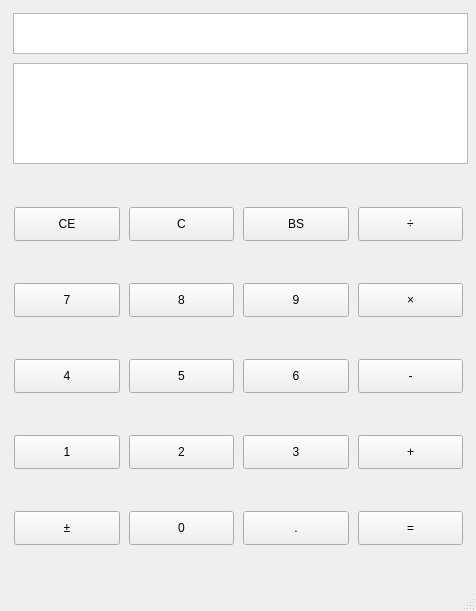
<?xml version="1.0" encoding="UTF-8"?>
<ui version="4.0">
 <class>MainWindow</class>
 <widget class="QMainWindow" name="MainWindow">
  <property name="geometry">
   <rect>
    <x>0</x>
    <y>0</y>
    <width>476</width>
    <height>611</height>
   </rect>
  </property>
  <property name="windowTitle">
   <string>MainWindow</string>
  </property>
  <widget class="QWidget" name="centralwidget">
   <widget class="QTextEdit" name="textEdit_sub">
    <property name="geometry">
     <rect>
      <x>13</x>
      <y>13</y>
      <width>455</width>
      <height>41</height>
     </rect>
    </property>
   </widget>
   <widget class="QTextEdit" name="textEdit_main">
    <property name="enabled">
     <bool>true</bool>
    </property>
    <property name="geometry">
     <rect>
      <x>13</x>
      <y>63</y>
      <width>455</width>
      <height>101</height>
     </rect>
    </property>
    <property name="autoFillBackground">
     <bool>true</bool>
    </property>
   </widget>
   <widget class="QPushButton" name="Btn_C">
    <property name="geometry">
     <rect>
      <x>243</x>
      <y>207</y>
      <width>106</width>
      <height>34</height>
     </rect>
    </property>
    <property name="text">
     <string>BS</string>
    </property>
   </widget>
   <widget class="QPushButton" name="Btn_8">
    <property name="geometry">
     <rect>
      <x>129</x>
      <y>359</y>
      <width>105</width>
      <height>34</height>
     </rect>
    </property>
    <property name="text">
     <string>5</string>
    </property>
   </widget>
   <widget class="QPushButton" name="Btn_CE">
    <property name="geometry">
     <rect>
      <x>129</x>
      <y>207</y>
      <width>105</width>
      <height>34</height>
     </rect>
    </property>
    <property name="text">
     <string>C</string>
    </property>
   </widget>
   <widget class="QPushButton" name="Btn_percent">
    <property name="geometry">
     <rect>
      <x>14</x>
      <y>207</y>
      <width>106</width>
      <height>34</height>
     </rect>
    </property>
    <property name="minimumSize">
     <size>
      <width>106</width>
      <height>0</height>
     </size>
    </property>
    <property name="maximumSize">
     <size>
      <width>107</width>
      <height>34</height>
     </size>
    </property>
    <property name="text">
     <string>CE</string>
    </property>
   </widget>
   <widget class="QPushButton" name="Btn_2root_x">
    <property name="geometry">
     <rect>
      <x>243</x>
      <y>283</y>
      <width>106</width>
      <height>34</height>
     </rect>
    </property>
    <property name="text">
     <string>9</string>
    </property>
   </widget>
   <widget class="QPushButton" name="Btn_1_x">
    <property name="geometry">
     <rect>
      <x>14</x>
      <y>283</y>
      <width>106</width>
      <height>34</height>
     </rect>
    </property>
    <property name="text">
     <string>7</string>
    </property>
   </widget>
   <widget class="QPushButton" name="Btn_7">
    <property name="geometry">
     <rect>
      <x>14</x>
      <y>359</y>
      <width>106</width>
      <height>34</height>
     </rect>
    </property>
    <property name="text">
     <string>4</string>
    </property>
   </widget>
   <widget class="QPushButton" name="Btn_x_squre">
    <property name="geometry">
     <rect>
      <x>129</x>
      <y>283</y>
      <width>105</width>
      <height>34</height>
     </rect>
    </property>
    <property name="text">
     <string>8</string>
    </property>
   </widget>
   <widget class="QPushButton" name="Btn_6">
    <property name="geometry">
     <rect>
      <x>243</x>
      <y>435</y>
      <width>106</width>
      <height>34</height>
     </rect>
    </property>
    <property name="text">
     <string>3</string>
    </property>
   </widget>
   <widget class="QPushButton" name="Btn_5">
    <property name="geometry">
     <rect>
      <x>129</x>
      <y>435</y>
      <width>105</width>
      <height>34</height>
     </rect>
    </property>
    <property name="text">
     <string>2</string>
    </property>
   </widget>
   <widget class="QPushButton" name="Btn_9">
    <property name="geometry">
     <rect>
      <x>243</x>
      <y>359</y>
      <width>106</width>
      <height>34</height>
     </rect>
    </property>
    <property name="text">
     <string>6</string>
    </property>
   </widget>
   <widget class="QPushButton" name="Btn_4">
    <property name="geometry">
     <rect>
      <x>14</x>
      <y>435</y>
      <width>106</width>
      <height>34</height>
     </rect>
    </property>
    <property name="text">
     <string>1</string>
    </property>
   </widget>
   <widget class="QPushButton" name="Btn_3">
    <property name="geometry">
     <rect>
      <x>243</x>
      <y>511</y>
      <width>106</width>
      <height>34</height>
     </rect>
    </property>
    <property name="text">
     <string>.</string>
    </property>
   </widget>
   <widget class="QPushButton" name="Btn_BS">
    <property name="geometry">
     <rect>
      <x>358</x>
      <y>207</y>
      <width>105</width>
      <height>34</height>
     </rect>
    </property>
    <property name="text">
     <string>÷</string>
    </property>
   </widget>
   <widget class="QPushButton" name="Btn_2">
    <property name="geometry">
     <rect>
      <x>129</x>
      <y>511</y>
      <width>105</width>
      <height>34</height>
     </rect>
    </property>
    <property name="text">
     <string>0</string>
    </property>
   </widget>
   <widget class="QPushButton" name="Btn_1">
    <property name="geometry">
     <rect>
      <x>14</x>
      <y>511</y>
      <width>106</width>
      <height>34</height>
     </rect>
    </property>
    <property name="contextMenuPolicy">
     <enum>Qt::DefaultContextMenu</enum>
    </property>
    <property name="text">
     <string>±</string>
    </property>
   </widget>
   <widget class="QPushButton" name="Btn_division">
    <property name="geometry">
     <rect>
      <x>358</x>
      <y>283</y>
      <width>105</width>
      <height>34</height>
     </rect>
    </property>
    <property name="text">
     <string>×</string>
    </property>
   </widget>
   <widget class="QPushButton" name="Btn_multiply">
    <property name="geometry">
     <rect>
      <x>358</x>
      <y>359</y>
      <width>105</width>
      <height>34</height>
     </rect>
    </property>
    <property name="text">
     <string>-</string>
    </property>
   </widget>
   <widget class="QPushButton" name="Btn_minus">
    <property name="geometry">
     <rect>
      <x>358</x>
      <y>435</y>
      <width>105</width>
      <height>34</height>
     </rect>
    </property>
    <property name="text">
     <string>+</string>
    </property>
   </widget>
   <widget class="QPushButton" name="Btn_plus">
    <property name="geometry">
     <rect>
      <x>358</x>
      <y>511</y>
      <width>105</width>
      <height>34</height>
     </rect>
    </property>
    <property name="text">
     <string>=</string>
    </property>
   </widget>
  </widget>
  <widget class="QMenuBar" name="menubar">
   <property name="geometry">
    <rect>
     <x>0</x>
     <y>0</y>
     <width>476</width>
     <height>31</height>
    </rect>
   </property>
  </widget>
  <widget class="QStatusBar" name="statusbar"/>
 </widget>
 <resources/>
 <connections/>
</ui>
